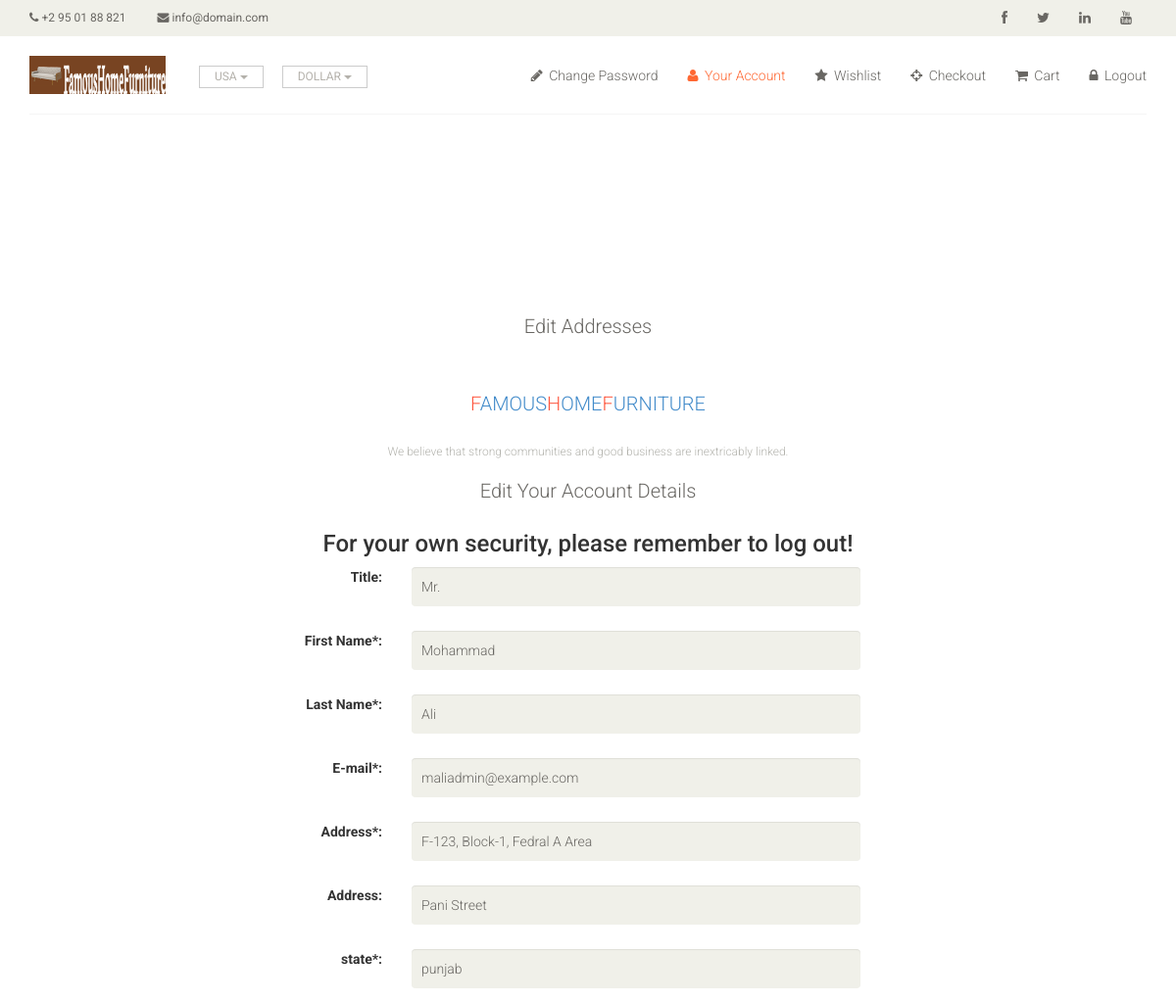
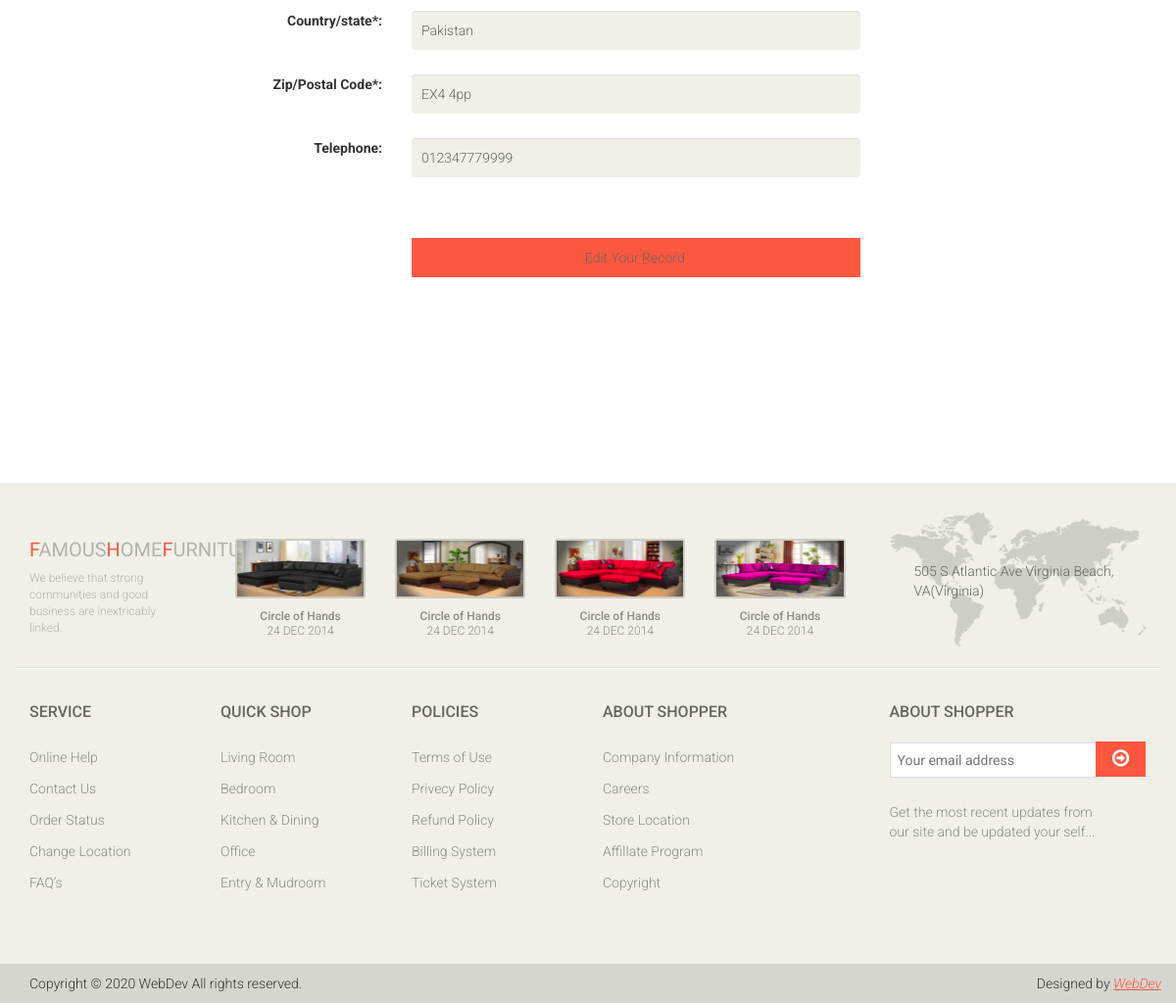
The page /edit_your_account.php (signed in) on the database its author committed (2 pictures, top to bottom).
### tables this page shows
CREATE TABLE `users` (
  `userid` mediumint(6) UNSIGNED NOT NULL,
  `title` varchar(10) DEFAULT NULL,
  `first_name` varchar(30) NOT NULL,
  `middle_name` varchar(40) NOT NULL,
  `last_name` varchar(40) NOT NULL,
  `email` varchar(50) NOT NULL,
  `password` char(60) NOT NULL,
  `phone` char(15) DEFAULT NULL,
  `zcode_pcode` char(10) NOT NULL,
  `country` char(25) NOT NULL,
  `state` char(25) NOT NULL,
  `address1` varchar(50) NOT NULL,
  `address2` varchar(50) NOT NULL,
  `mobile_phone` char(15) NOT NULL,
  `fax` char(15) DEFAULT NULL,
  `registration_date` datetime NOT NULL,
  `user_level` tinyint(1) UNSIGNED NOT NULL
);

### edit_your_account.php (the view, shortened to what this page needs)
<?php
if (isset($_SESSION['user_id']) && ($_SESSION['user_level'] == 0)){
$id = filter_var( $_SESSION['user_id'], FILTER_SANITIZE_STRING);
} else {
header("Location: login.php");
exit();
}
?>
<!DOCTYPE html>
<html lang="en">
<head>
  <link href="css/bootstrap.min.css" rel="stylesheet">
  <link href="css/font-awesome.min.css" rel="stylesheet">
  <link href="css/prettyPhoto.css" rel="stylesheet">
  <link href="css/price-range.css" rel="stylesheet">
  <link href="css/animate.css" rel="stylesheet">
  <link href="css/main.css" rel="stylesheet">
  <link href="css/responsive.css" rel="stylesheet">
</head>
<body>
<header id="header">
    <div class="header_top">
      <div class="container">
        <div class="row">
          <?php include 'mainheader\header.php';?>
        </div>
      </div>
	</div>
	<div class="header-middle">
			<div class="container">
				<div class="row">
                    <?php include ('membersheaders\members-middle-edit-your-account-header.php');?>
                </div>
			</div>
		</div>
</header>
  <div class="row" style="padding-left: 0px;">
<?php
try {
require ('mysqli-connect.php');
$query = "SELECT title, first_name, last_name, email, address1, address2, state, country, zcode_pcode, phone ";
$query .=" FROM users WHERE userid=?";
   $q = mysqli_stmt_init($dbcon);
   mysqli_stmt_prepare($q, $query);
		mysqli_stmt_bind_param($q, 'i', $id);
       mysqli_stmt_execute($q);
	   $result = mysqli_stmt_get_result($q);
if (mysqli_num_rows($result) == 1) {
	$row = mysqli_fetch_array ($result, MYSQLI_ASSOC);
?>
<section id="form">
    <div class="container">
      <div class="row">
        <div class="col-sm-12">
          <div class="signup-form">
            <h2 class="text-center">Edit Addresses</h2>
            <div class="companyinfo text-center">
                <h2><a href="index.php"><span>f</span>amous<span>h</span>ome<span>f</span>urniture</a></h2>
                <p>We believe that strong communities and good business are inextricably linked.</p>
            </div>
<h2 class="h2 text-center">Edit Your Account Details</h2>
<h3 class="text-center">For your own security, please remember to log out!</h3>
<form action="edit_your_account.php" method="post"
name="editform" id="editform">
 <div class="form-group row">
    <label for="title" class="col-sm-4 col-form-label text-right">Title:</label>
    <div class="col-sm-5">
      <input type="text" class="form-control" id="title" name="title"
	  placeholder="Title" maxlength="12"
	  pattern='[a-zA-Z][a-zA-Z\s\.]*'
	  title="Alphabetic, period and space max 12 characters"
	   value=
		"<?php if (isset($row['title']))
		echo htmlspecialchars($row['title'], ENT_QUOTES); ?>" >
    </div>
  </div>
<div class="form-group row">
    <label for="first_name" class="col-sm-4 col-form-label text-right">First Name*:</label>
    <div class="col-sm-5">
      <input type="text" class="form-control" id="first_name" name="first_name"
	  pattern="[a-zA-Z][a-zA-Z\s]*" title="Alphabetic and space only max of 30 characters"
	  placeholder="First Name" maxlength="30" required
	   value=
		"<?php if (isset($row['first_name']))
		echo htmlspecialchars($row['first_name'], ENT_QUOTES); ?>" >
    </div>
  </div>
 <div class="form-group row">
    <label for="last_name" class="col-sm-4 col-form-label text-right">Last Name*:</label>
    <div class="col-sm-5">
      <input type="text" class="form-control" id="last_name" name="last_name"
	  pattern="[a-zA-Z][a-zA-Z\s\-\']*"
	  title="Alphabetic, dash, quote and space only max of 40 characters"
	  placeholder="Last Name" maxlength="40" required
	  value=
		"<?php if (isset($row['last_name']))
		echo htmlspecialchars($row['last_name'], ENT_QUOTES); ?>" >
    </div>
  </div>
<div class="form-group row">
    <label for="email" class="col-sm-4 col-form-label text-right">E-mail*:</label>
    <div class="col-sm-5">
      <input type="email" class="form-control" id="email" name="email"
	  placeholder="E-mail" maxlength="60" required
	   value=
		"<?php if (isset($row['email']))
		echo htmlspecialchars($row['email'], ENT_QUOTES); ?>" >
    </div>
  </div>
<div class="form-group row">
    <label for="address1" class="col-sm-4 col-form-label text-right">Address*:</label>
    <div class="col-sm-5">
      <input type="text" class="form-control" id="address1" name="address1"
	  pattern="[a-zA-Z0-9][a-zA-Z0-9\s\.\,\-]*"
	  title="Alphabetic, numbers, period, comma, dash and space only max of 30 characters"
	  placeholder="Address" maxlength="30" required
	   value=
		"<?php if (isset($row['address1']))
		echo htmlspecialchars($row['address1'], ENT_QUOTES); ?>" >
    </div>
  </div>
<div class="form-group row">
    <label for="address2" class="col-sm-4 col-form-label text-right">Address:</label>
    <div class="col-sm-5">
      <input type="text" class="form-control" id="address2" name="address2"
	  pattern="[a-zA-Z0-9][a-zA-Z0-9\s\.\,\-]*"
	  title="Alphabetic, numbers, period, comma, dash and space only max of 30 characters"
	  placeholder="Address" maxlength="30"
	   value=
		"<?php if (isset($row['address2']))
		echo htmlspecialchars($row['address2'], ENT_QUOTES); ?>" >
    </div>
  </div>
<div class="form-group row">
    <label for="state" class="col-sm-4 col-form-label text-right">state*:</label>
    <div class="col-sm-5">
      <input type="text" class="form-control" id="state" name="state"
	  pattern="[a-zA-Z][a-zA-Z\s\.]*"
	  title="Alphabetic, period and space only max of 30 characters"
	  placeholder="state" maxlength="30" required
	   value=
		"<?php if (isset($row['state']))
		echo htmlspecialchars($row['state'], ENT_QUOTES); ?>" >
    </div>
  </div>
<div class="form-group row">
    <label for="country" class="col-sm-4 col-form-label text-right">
	Country/state*:</label>
    <div class="col-sm-5">
      <input type="text" class="form-control" id="country" name="country"
      pattern="[a-zA-Z][a-zA-Z\s\.]*"
	  title="Alphabetic, period and space only max of 30 characters"
	  placeholder="State or Country" maxlength="30" required
	   value=
		"<?php if (isset($row['country']))
		echo htmlspecialchars($row['country'], ENT_QUOTES); ?>" >
    </div>
  </div>
<div class="form-group row">
    <label for="zcode_pcode" class="col-sm-4 col-form-label text-right">
	Zip/Postal Code*:</label>
    <div class="col-sm-5">
      <input type="text" class="form-control" id="zcode_pcode" name="zcode_pcode"
	  pattern="[a-zA-Z0-9][a-zA-Z0-9\s]*"
	  title="Alphabetic, period and space only max of 30 characters"
	  placeholder="Zip or Postal Code" minlength="5" maxlength="30" required
	   value=
		"<?php if (isset($row['zcode_pcode']))
		echo htmlspecialchars($row['zcode_pcode'], ENT_QUOTES); ?>" >
    </div>
  </div>
<div class="form-group row">
    <label for="phone" class="col-sm-4 col-form-label text-right">Telephone:</label>
    <div class="col-sm-5">
      <input type="tel" class="form-control" id="phone" name="phone"
	  placeholder="Phone Number" maxlength="30"
	   value=
		"<?php if (isset($row['phone']))
		echo htmlspecialchars($row['phone'], ENT_QUOTES); ?>" >
    </div>
	</div>
<div class="form-group row">
  <label class="col-sm-4 col-form-label"></label>
  <div class="col-sm-5">
  </div>
  </div>
<div class="form-group row">
	<label for="" class="col-sm-4 col-form-label"></label>
    <div class="col-sm-5 text-center">
	<input id="submit" class="btn btn-primary" type="submit" name="submit" value="Edit Your Record">
    </div>
	</div>
	</form>
</div>
</div>
  </div>
  </div>
  </div>
<footer>
<?php
   }
   if(!isset($errorstring)){
	echo '<footer id="footer">';
	echo '<div class="footer-top">';
	  echo '<div class="container">';
		echo '<div class="row">';
					  include ('templateinfofooter.php');
					  include ('templatefootertwo.php');
					  include ('templatefooterthree.php');
				echo '</div>';
	  echo '</div>';
		echo '</div>';
	echo '<div class="footer-widget">';
  echo '<div class="container">';
	echo '<div class="row">';
					include ('servicefooter.php');
					include ('quickshopfooter.php');
					include ('Policiesfooter.php');
					include ('aboutshopperfooter.php');
					include ('aboutshopperfootertwo.php');
			echo '</div>';
  echo '</div>';
	echo '</div>';
}else{
	echo '<footer class="footer-bottom container row pull-left pull-right"
	 style= "color:red;">';
}       include ('mainfooter.php');
echo'</footer>';
}
catch(Exception $e)
   {
     print "The system is busy please try later";
   }
   catch(Error $e)
   {
     print "The system is busy please try later";
   }
 ?>
</body>
</html>

### css/main.css (style rules this page uses)
body { font-family: 'Roboto', sans-serif; background:; position: relative; font-weight:400px; }
a { -webkit-transition: 300ms; -moz-transition: 300ms; -o-transition: 300ms; transition: 300ms; }
h1, h2, h3, h4, h5, h6 { font-family: 'Roboto', sans-serif; }
.header_top { background: none repeat scroll 0 0 #F0F0E9; }
.header-middle .container .row { border-bottom: 1px solid #f5f5f5; margin-left: 0; margin-right: 0; padding-bottom: 20px; padding-top: 20px; }
#footer { background: #F0F0E9; }
.footer-top .container { border-bottom: 1px solid #E0E0DA; padding-bottom: 20px; }
.companyinfo { margin-top: 57px; }
.companyinfo h2 { color: #B4B1AB; font-family: abel; font-size: 20px; text-transform: uppercase; }
.companyinfo h2 span { color:#FE573F; }
.companyinfo p { color: #B3B3AD; font-family: 'Roboto', sans-serif; font-size: 12px; font-weight: 300; }
.footer-widget { margin-bottom: 68px; }
.footer-widget .container { border-top: 1px solid #FFFFFF; padding-top: 15px; }
#form { display: block; margin-bottom: 185px; margin-top: 185px; overflow: hidden; }
.login-form h2, .signup-form h2 { color: #696763; font-family: 'Roboto', sans-serif; font-size: 20px; font-weight: 300; margin-bottom: 30px; }
.login-form form input, .signup-form form input { background: #F0F0E9; border: medium none; color: #696763; display: block; font-family: 'Roboto', sans-serif; font-size: 14px; font-weight: 300; height: 40px; margin-bottom: 10px; outline: medium none; padding-left: 10px; width: 100%; }
.btn.btn-primary { background:#FE573F; border: 0 none; border-radius: 0; margin-top: 16px; }

### rows shown on the page
users: title "Mr.", first_name "Mohammad", last_name "Ali", email "maliadmin@example.com", address1 "F-123, Block-1, Fedral A Area", address2 "Pani Street", state "punjab", country "Pakistan", zcode_pcode "EX4 4pp", phone "012347779999"
